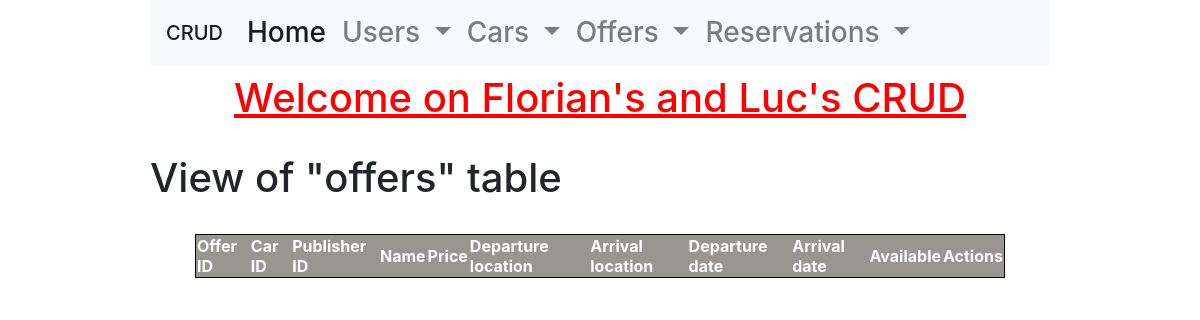
The page /class/Views/offers_read.php on the database as committed earlier.
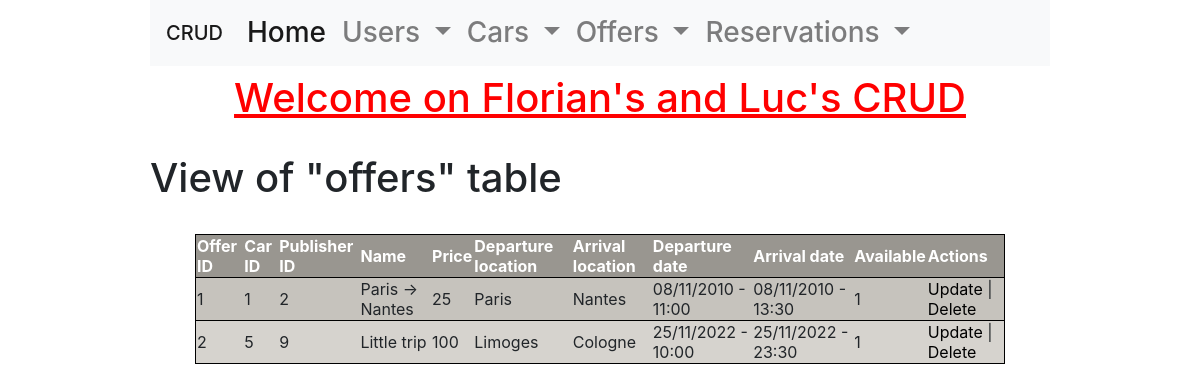
The same page on the database as committed later.
### tables this page shows
CREATE TABLE `offers` (
  `id` int NOT NULL AUTO_INCREMENT,
  `idCar` int NOT NULL,
  `idPublisher` int NOT NULL,
  `name` varchar(255) NOT NULL,
  `price` int NOT NULL,
  `locationFrom` varchar(255) NOT NULL,
  `locationTo` varchar(255) NOT NULL,
  `dateDepart` datetime NOT NULL,
  `dateArrival` datetime NOT NULL,
  `isAvailable` tinyint(1) NOT NULL,
  PRIMARY KEY (`id`),
  KEY `idCar` (`idCar`),
  KEY `idPublisher` (`idPublisher`),
  CONSTRAINT `offers_ibfk_1` FOREIGN KEY (`idCar`) REFERENCES `cars` (`id`),
  CONSTRAINT `offers_ibfk_2` FOREIGN KEY (`idPublisher`) REFERENCES `users` (`id`)
);

### class/Services/DataBaseService.php (called while the page is built, shortened)
<?php
class DataBaseService
{
    private $connection;
    public function __construct()
    {
        try {
            $this->connection = new PDO(
                'mysql:host=' . self::HOST . ';port=' . self::PORT . ';dbname=' . self::DATABASE_NAME,
                self::MYSQL_USER,
                self::MYSQL_PASSWORD
            );
            $this->connection->exec("SET CHARACTER SET utf8");
        } catch (Exception $e) {
            echo 'Erreur : ' . $e->getMessage();
        }
    }
    public function getOffers(): array
    {
        $offers = [];
        $sql = 'SELECT * FROM offers';
        $query = $this->connection->query($sql);
        $results = $query->fetchAll(PDO::FETCH_ASSOC);
        if (!empty($results)) {
            $offers = $results;
        }
        return $offers;
    }
}

### class/Services/OffersService.php (called while the page is built, shortened)
<?php
class OffersService
{
    public function getOffers(): array
    {
        $offers = [];
        $dataBaseService = new DataBaseService();
        $offersDTO = $dataBaseService->getOffers();
        if (!empty($offersDTO)) {
            foreach ($offersDTO as $offerDTO) {
                $offer = new Offer();
                $offer->setId($offerDTO['id']);
                $offer->setIdCar($offerDTO['idCar']);
                $offer->setIdPublisher($offerDTO['idPublisher']);
                $offer->setName($offerDTO['name']);
                $offer->setPrice($offerDTO['price']);
                $offer->setLocationFrom($offerDTO['locationFrom']);
                $offer->setLocationTo($offerDTO['locationTo']);
                $dateDepart= new DateTime($offerDTO['dateDepart']);
                if ($dateDepart !== false) {
                    $offer->setdateDepart($dateDepart);
                }
                $dateArrival = new DateTime($offerDTO['dateArrival']);
                if ($dateArrival !== false) {
                    $offer->setdateArrival($dateArrival);
                }
                $offer->setIsAvailable($offerDTO['isAvailable']);
                $offers[] = $offer;
            }
        }
        return $offers;
    }
}

### class/Entities/Offer.php (called while the page is built, shortened)
<?php
class Offer
{
    private $id;
    private $idCar;
    private $idPublisher;
    private $name;
    private $price;
    private $locationFrom;
    private $locationTo;
    private $dateDepart;
    private $dateArrival;
    private $isAvailable;
    public function getId(): string
    {
        return $this->id;
    }
    public function setId(string $id): void
    {
        $this->id = $id;
    }
    public function getIdCar(): int
    {
        return $this->idCar;
    }
    public function setIdCar(int $idCar): void
    {
        $this->idCar = $idCar;
    }
    public function getIdPublisher(): int
    {
        return $this->idPublisher;
    }
    public function setIdPublisher(int $idPublisher): void
    {
        $this->idPublisher = $idPublisher;
    }
    public function getName(): string
    {
        return $this->name;
    }
    public function setName(string $name): void
    {
        $this->name = $name;
    }
    public function getPrice(): float
    {
        return $this->price;
    }
    public function setPrice(float $price): void
    {
        $this->price = $price;
    }
    public function getLocationFrom(): string
    {
        return $this->locationFrom;
    }
    public function setLocationFrom(string $locationFrom): void
    {
        $this->locationFrom = $locationFrom;
    }
    public function getLocationTo(): string
    {
        return $this->locationTo;
    }
    public function setLocationTo(string $locationTo): void
    {
        $this->locationTo = $locationTo;
    }
    public function getDateDepart(): DateTime
    {
        return $this->dateDepart;
    }
    public function setDateDepart(DateTime $dateDepart): void
    {
        $this->dateDepart = $dateDepart;
    }
    public function getDateArrival(): DateTime
    {
        return $this->dateArrival;
    }
    public function setDateArrival(DateTime $dateArrival): void
    {
        $this->dateArrival = $dateArrival;
    }
    public function isAvailable(): bool
    {
        return $this->isAvailable;
    }
    public function setIsAvailable(bool $isAvailable): void
    {
        $this->isAvailable = $isAvailable;
    }
}

### class/Controllers/OfferController.php (the view, shortened to what the changed rows need)
<?php
class OfferController
{
    public function getOffers(): string
    {
        $html = '';
        $offerService = new OffersService();
        $offers = $offerService->getOffers();
        foreach ($offers as $offer) {
                $html .=
                '<tr>'.
                '<td>'.$offer->getId().'</td>'.
                '<td>'.$offer->getIdCar().'</td>'.
                '<td>'.$offer->getIdPublisher().'</td>'.
                '<td>'.$offer->getName().'</td>'.
                '<td>'.$offer->getPrice().'</td>'.
                '<td>'.$offer->getLocationFrom().'</td>'.
                '<td>'.$offer->getLocationTo().'</td>'.
                '<td>'.$offer->getDateDepart()->format('d/m/Y - H:i').'</td>'.
                '<td>'.$offer->getDateArrival()->format('d/m/Y - H:i').'</td>'.
                '<td>'.$offer->isAvailable().'</td>'.
                '<td>'.
                '<a href="offers_update.php?id='.$offer->getId().'">Update</a>'.
                ' | '.
                '<a href="offers_delete.php?id='.$offer->getId().'">Delete</a>'.
                '</td>';
        }
        return $html;
    }
}

Rows that differ between the two databases and show on the page:
added offers: id "1", idCar "1", idPublisher "2", name "Paris -> Nantes", price "25", locationFrom "Paris", locationTo "Nantes", format "08/11/2010 - 11:00", format "08/11/2010 - 13:30", isAvailable "1"
added offers: id "2", idCar "5", idPublisher "9", name "Little trip", price "100", locationFrom "Limoges", locationTo "Cologne", format "25/11/2022 - 10:00", format "25/11/2022 - 23:30", isAvailable "1"
